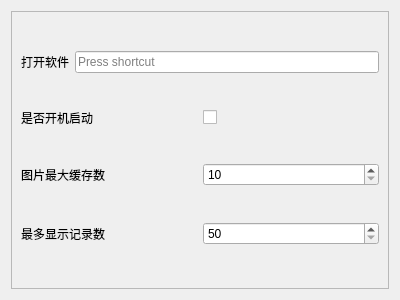
<?xml version="1.0" encoding="UTF-8"?>
<ui version="4.0">
 <class>SettingDialog</class>
 <widget class="QDialog" name="SettingDialog">
  <property name="geometry">
   <rect>
    <x>0</x>
    <y>0</y>
    <width>400</width>
    <height>300</height>
   </rect>
  </property>
  <property name="windowTitle">
   <string>设置</string>
  </property>
  <layout class="QHBoxLayout" name="horizontalLayout_2">
   <item>
    <widget class="QScrollArea" name="scrollArea">
     <property name="widgetResizable">
      <bool>true</bool>
     </property>
     <widget class="QWidget" name="scrollAreaWidgetContents">
      <property name="geometry">
       <rect>
        <x>0</x>
        <y>0</y>
        <width>380</width>
        <height>280</height>
       </rect>
      </property>
      <layout class="QVBoxLayout" name="verticalLayout">
       <item>
        <layout class="QHBoxLayout" name="horizontalLayout">
         <item>
          <widget class="QLabel" name="label">
           <property name="text">
            <string>打开软件</string>
           </property>
          </widget>
         </item>
         <item>
          <widget class="QKeySequenceEdit" name="short_open"/>
         </item>
        </layout>
       </item>
       <item>
        <layout class="QHBoxLayout" name="horizontalLayout_3">
         <item>
          <widget class="QLabel" name="label_2">
           <property name="text">
            <string>是否开机启动</string>
           </property>
          </widget>
         </item>
         <item>
          <widget class="QCheckBox" name="chk_auto_run">
           <property name="text">
            <string/>
           </property>
          </widget>
         </item>
        </layout>
       </item>
       <item>
        <layout class="QHBoxLayout" name="horizontalLayout_4">
         <item>
          <widget class="QLabel" name="label_3">
           <property name="text">
            <string>图片最大缓存数</string>
           </property>
          </widget>
         </item>
         <item>
          <widget class="QSpinBox" name="image_count">
           <property name="minimum">
            <number>10</number>
           </property>
           <property name="maximum">
            <number>100</number>
           </property>
           <property name="value">
            <number>10</number>
           </property>
          </widget>
         </item>
        </layout>
       </item>
       <item>
        <layout class="QHBoxLayout" name="horizontalLayout_5">
         <item>
          <widget class="QLabel" name="label_4">
           <property name="text">
            <string>最多显示记录数</string>
           </property>
          </widget>
         </item>
         <item>
          <widget class="QSpinBox" name="total_count">
           <property name="minimum">
            <number>50</number>
           </property>
           <property name="maximum">
            <number>500</number>
           </property>
          </widget>
         </item>
        </layout>
       </item>
      </layout>
     </widget>
    </widget>
   </item>
  </layout>
 </widget>
 <resources/>
 <connections/>
</ui>
